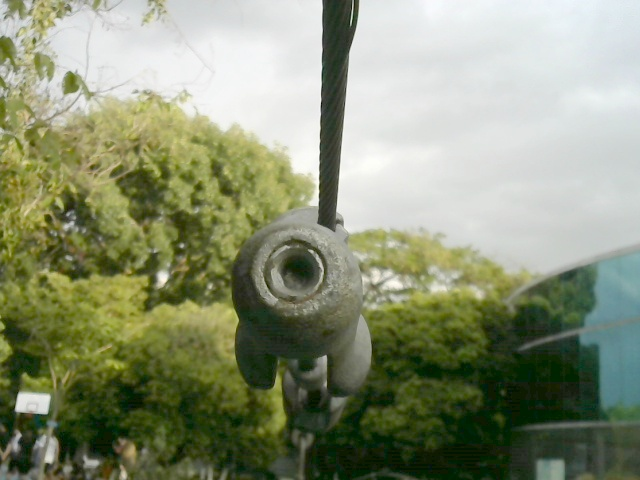
#> input picture Circle_based/Changed_data/30.jpg, 640 x 480 px
$ python Detect_circle.py --image ./Changed_data/30.jpg
#> lines starting #> are read from the running program, lines starting #| are printed output that depends on the picture; after the words box and inside, x2 and y2 are one past the last pixel; in counts of white or black regions, pixels touching at a corner belong together
import numpy as np
import argparse
import cv2
import time


def nothing():
    pass


# Example usage: python3 Detect_circle.py --image ./Changed_data/30.jpg
# For Pycharm: Edit Configuration -> Parameters -> --image ./Changed_data/30.jpg
ap = argparse.ArgumentParser()
ap.add_argument("-i", "--image", required=True, help="Path to image")
args = vars(ap.parse_args())
img = cv2.imread(args["image"])
#> img is the input picture: shape (480, 640, 3); mean B, G, R 118.1, 145.6, 138.4
gray = cv2.cvtColor(img, cv2.COLOR_RGB2GRAY)
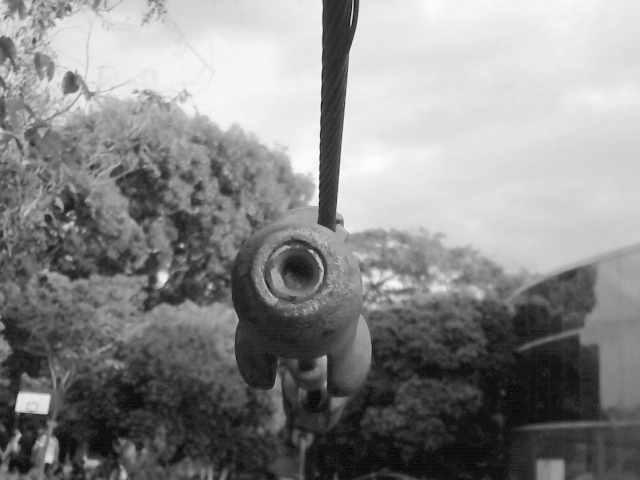
#> gray: shape (480, 640); min 3, max 254, mean 136.5
cv2.namedWindow('Window 1')
cv2.createTrackbar('Var_1', 'Window 1', 468, 1000, nothing)
cv2.createTrackbar('Var_2', 'Window 1', 22, 100, nothing)
while True:
    output = img.copy()
    Var_1 = cv2.getTrackbarPos('Var_1', 'Window 1')
    Var_2 = cv2.getTrackbarPos('Var_2', 'Window 1')
    start_time = time.time()
    circles = cv2.HoughCircles(gray, cv2.HOUGH_GRADIENT, 1, 10000,
                               param1=Var_1, param2=Var_2, minRadius=0, maxRadius=0)
#> circles = [[292.5, 273.5, 29.4]]
    stop_time = time.time()
    print("{}".format(stop_time-start_time))
    if circles is not None:
        circles = np.round(circles[0, :]).astype("int")
#> circles = [[292, 274, 29]]
        for (x, y, r) in circles:
            cv2.circle(output, (x, y), r, (0, 255, 0), 4)
            cv2.rectangle(output, (x - 5, y - 5), (x + 5, y + 5), (0, 128, 255), -1)
#> this loop made 1 pass
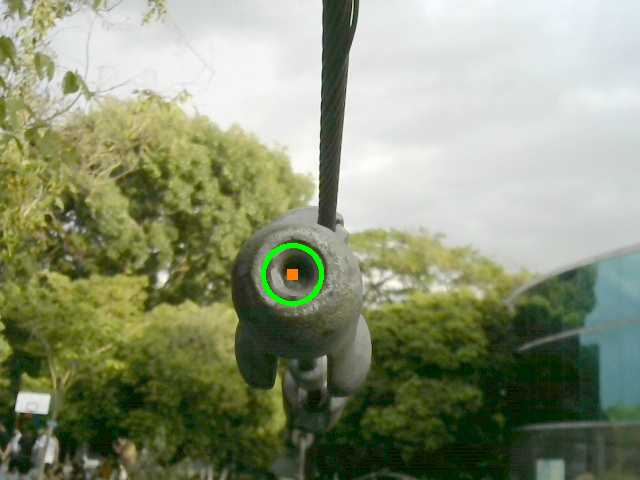
#> output: shape (480, 640, 3); 0.34% of pixels changed, all inside (x1, y1, x2, y2) = (261, 243, 324, 306)
        cv2.imshow("Window 1", np.hstack([img, output]))
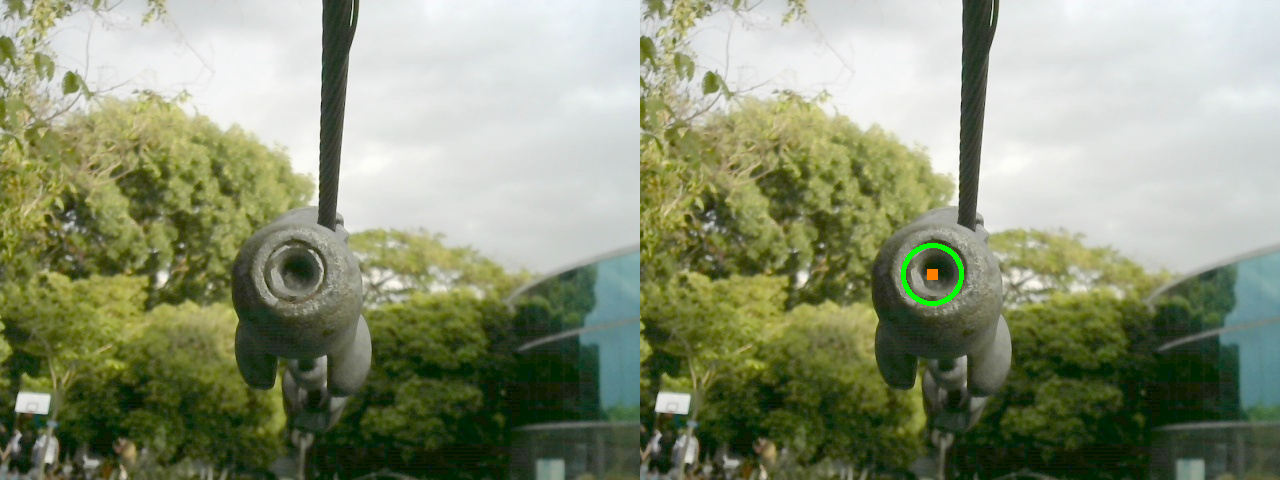
#> window 'Window 1': shape (480, 1280, 3); mean B, G, R 117.9, 145.9, 138.2
    else:
        cv2.imshow("Window 1", np.hstack([img, img]))
    k = cv2.waitKey(1000) & 0xFF
#> (key Esc is pressed here)
    if k == 27:
        break

$ run again, with Circle_based/Changed_data/20.jpg copied over Circle_based/Changed_data/30.jpg
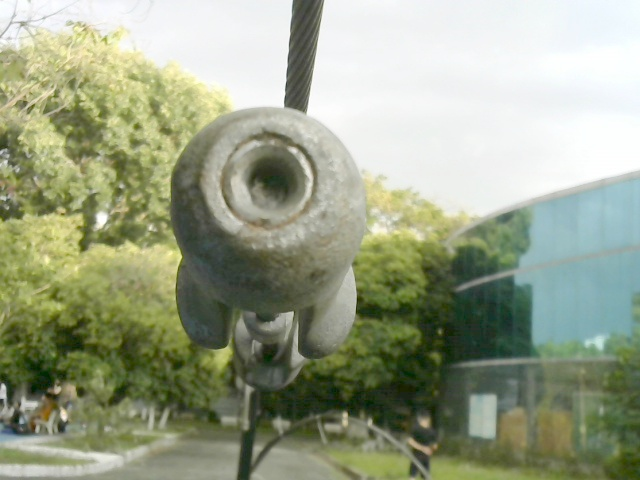
#> input picture Circle_based/Changed_data/20.jpg, 640 x 480 px
#> img is the input picture: shape (480, 640, 3); mean B, G, R 136.1, 161.3, 153.8
#> `gray = cv2.cvtColor(img, cv2.COLOR_RGB2GRAY)`:
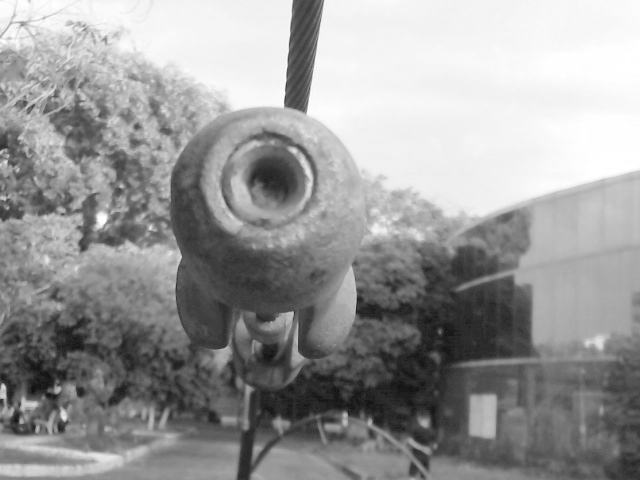
#> gray: shape (480, 640); min 16, max 255, mean 152.9
#> circles = None
#> `cv2.imshow("Window 1", np.hstack([img, img]))`:
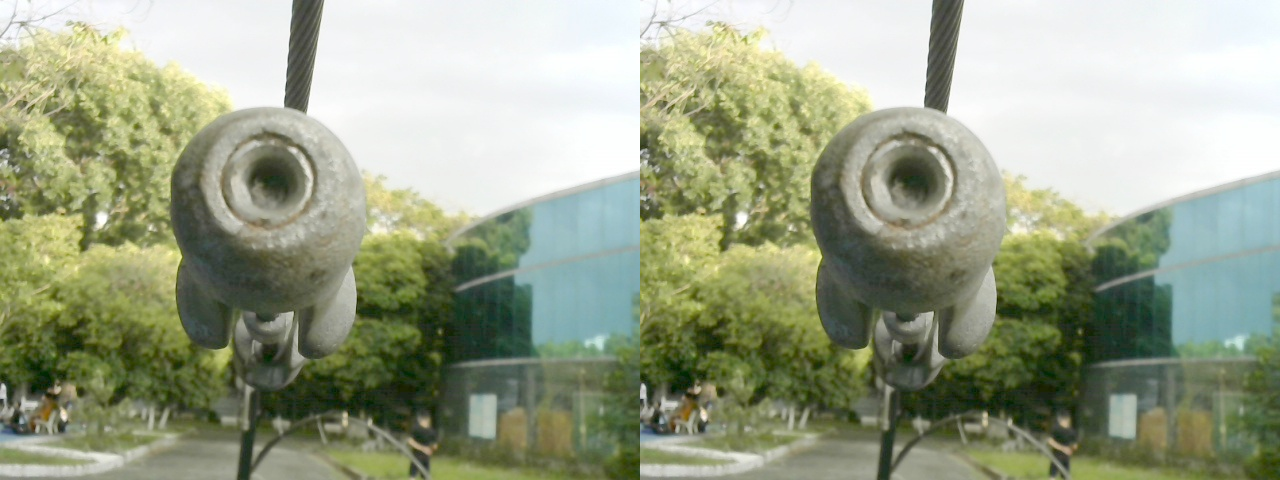
#> window 'Window 1': shape (480, 1280, 3); mean B, G, R 136.1, 161.3, 153.8

$ run again, with Circle_based/Changed_data/21.jpg copied over Circle_based/Changed_data/30.jpg
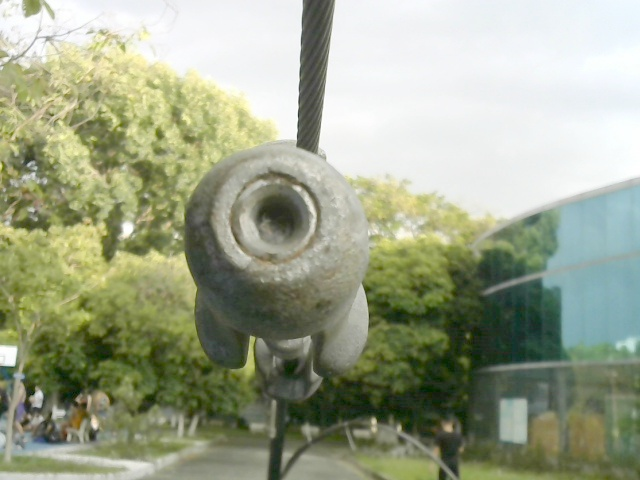
#> input picture Circle_based/Changed_data/21.jpg, 640 x 480 px
#> img is the input picture: shape (480, 640, 3); mean B, G, R 138.9, 163.8, 157.2
#> `gray = cv2.cvtColor(img, cv2.COLOR_RGB2GRAY)`:
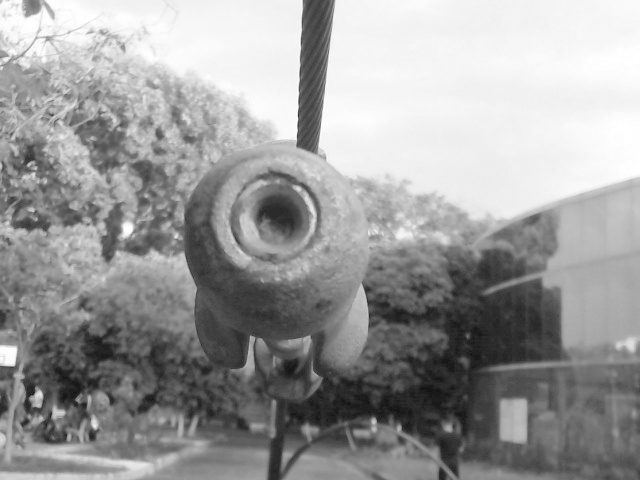
#> gray: shape (480, 640); min 11, max 255, mean 155.5
#> circles = None
#> `cv2.imshow("Window 1", np.hstack([img, img]))`:
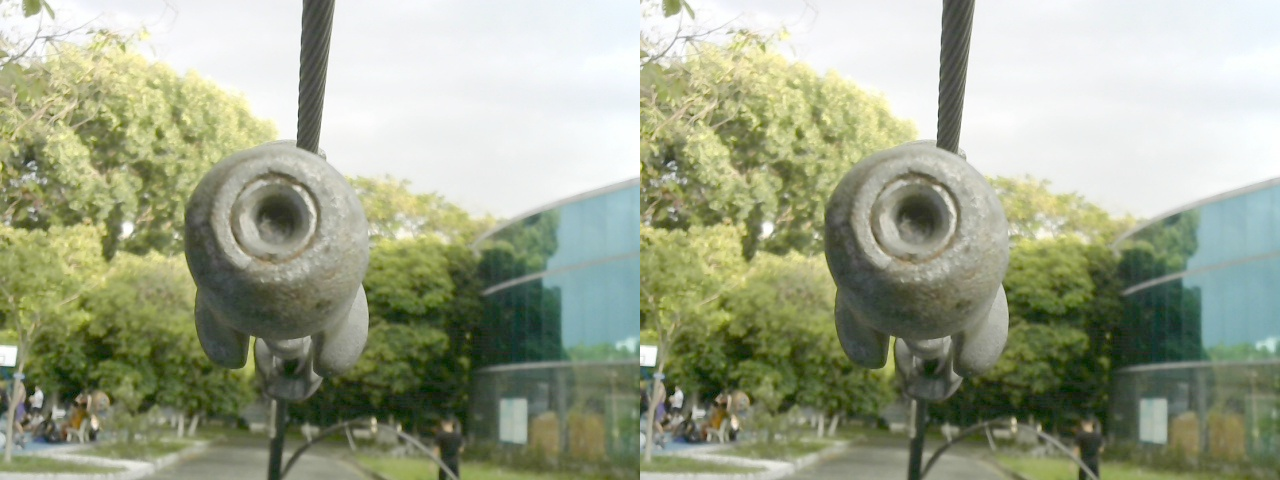
#> window 'Window 1': shape (480, 1280, 3); mean B, G, R 138.9, 163.8, 157.2

$ run again, with Circle_based/Changed_data/22.jpg copied over Circle_based/Changed_data/30.jpg
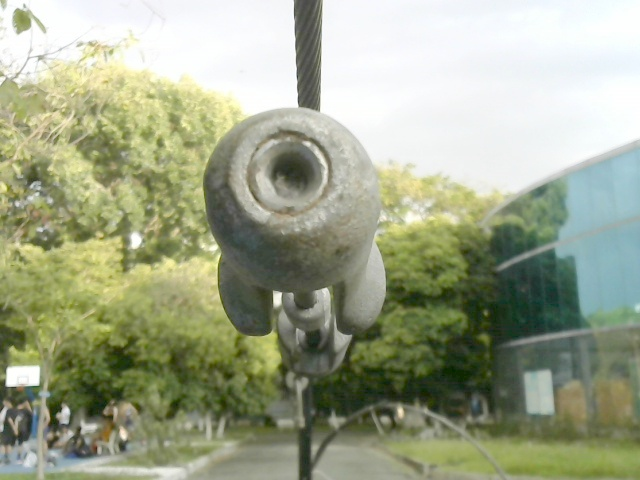
#> input picture Circle_based/Changed_data/22.jpg, 640 x 480 px
#> img is the input picture: shape (480, 640, 3); mean B, G, R 139.8, 166, 159.6
#> `gray = cv2.cvtColor(img, cv2.COLOR_RGB2GRAY)`:
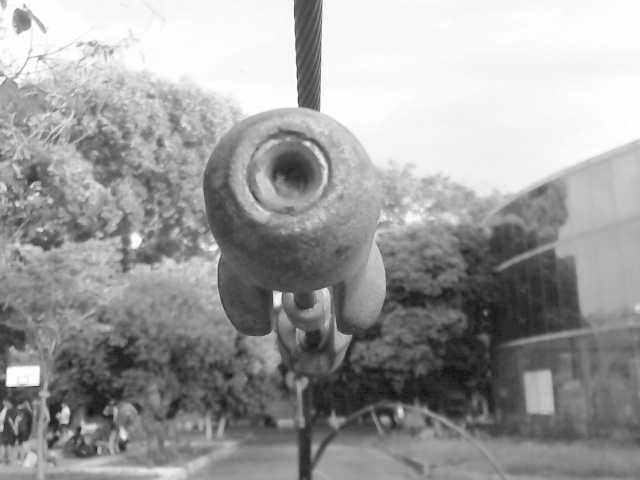
#> gray: shape (480, 640); min 19, max 255, mean 157.4
#> circles = None
#> `cv2.imshow("Window 1", np.hstack([img, img]))`:
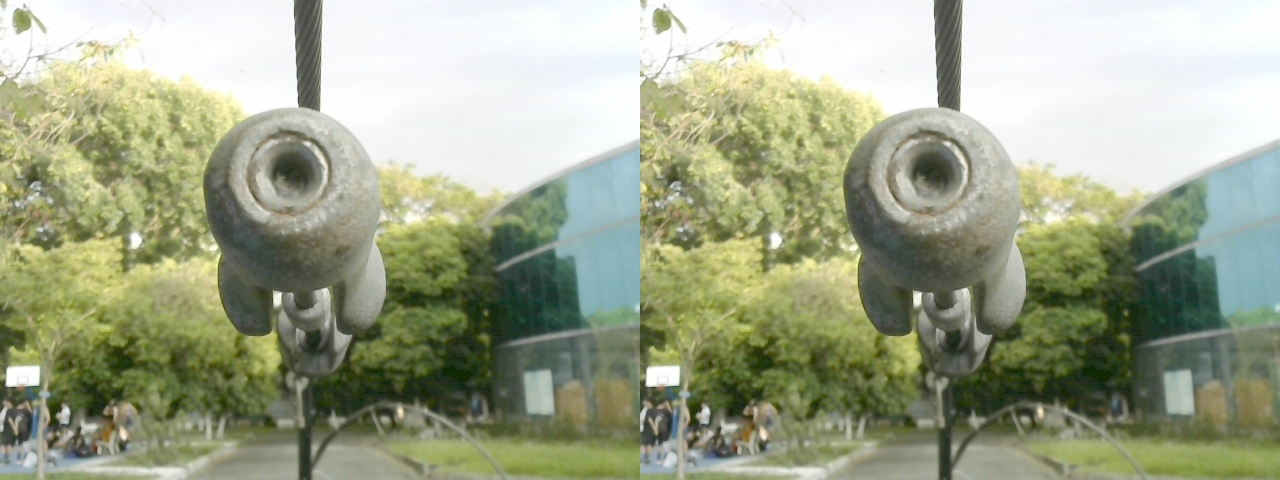
#> window 'Window 1': shape (480, 1280, 3); mean B, G, R 139.8, 166, 159.6
